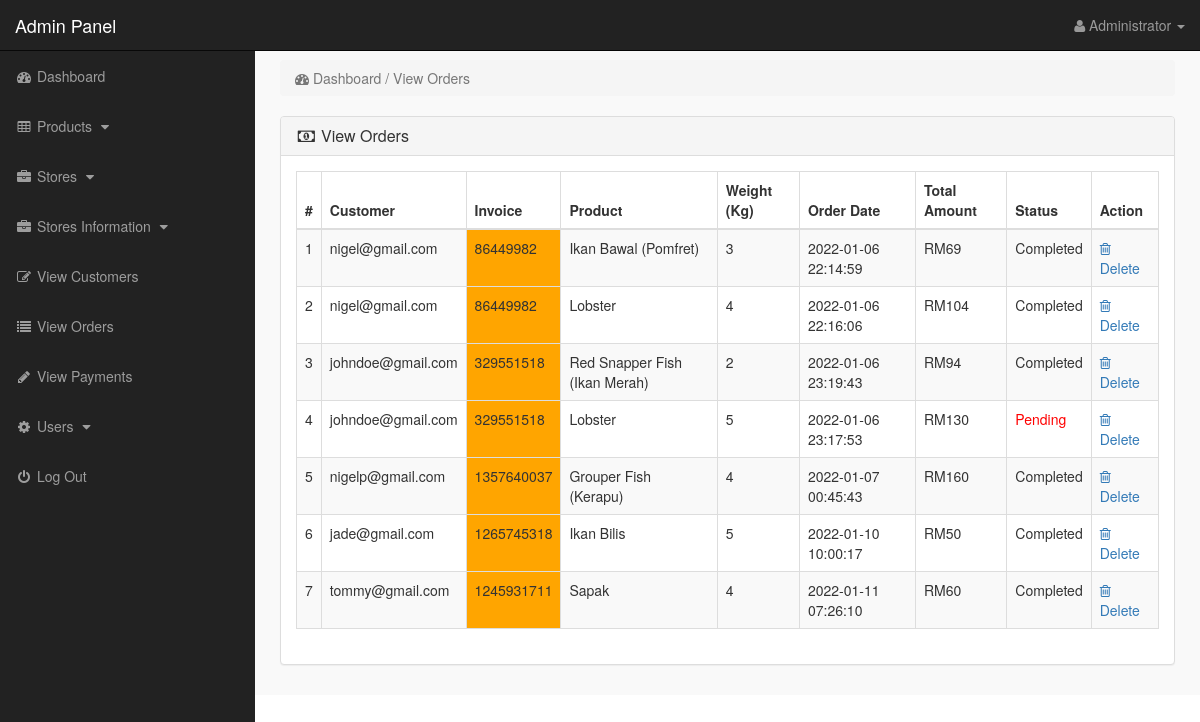
Screenshot of /admin_area/index.php?view_orders (signed in) with the database file from the repository.
### tables this page shows
CREATE TABLE `pending_orders` (
  `order_id` int(10) NOT NULL,
  `customer_id` int(10) NOT NULL,
  `invoice_no` int(10) NOT NULL,
  `product_id` text NOT NULL,
  `qty` int(10) NOT NULL,
  `size` text NOT NULL,
  `order_status` text NOT NULL
);

CREATE TABLE `customers` (
  `customer_id` int(10) NOT NULL,
  `customer_name` varchar(255) NOT NULL,
  `customer_email` varchar(255) NOT NULL,
  `customer_pass` varchar(255) NOT NULL,
  `customer_country` text NOT NULL,
  `customer_city` text NOT NULL,
  `customer_contact` varchar(255) NOT NULL,
  `customer_address` text NOT NULL,
  `customer_image` text NOT NULL,
  `customer_ip` varchar(255) NOT NULL,
  `customer_confirm_code` text NOT NULL
);

CREATE TABLE `products` (
  `product_id` int(10) NOT NULL,
  `p_cat_id` int(10) NOT NULL,
  `cat_id` int(10) NOT NULL,
  `manufacturer_id` int(10) NOT NULL,
  `date` timestamp NOT NULL DEFAULT current_timestamp() ON UPDATE current_timestamp(),
  `product_title` text NOT NULL,
  `product_url` text NOT NULL,
  `product_img1` text NOT NULL,
  `product_img2` text NOT NULL,
  `product_img3` text NOT NULL,
  `product_price` int(10) NOT NULL,
  `product_psp_price` int(100) NOT NULL,
  `product_desc` text NOT NULL,
  `product_features` text NOT NULL,
  `product_video` text NOT NULL,
  `product_keywords` text NOT NULL,
  `product_label` text NOT NULL,
  `status` varchar(255) NOT NULL
);

CREATE TABLE `customer_orders` (
  `order_id` int(10) NOT NULL,
  `customer_id` int(10) NOT NULL,
  `due_amount` int(100) NOT NULL,
  `invoice_no` int(100) NOT NULL,
  `qty` int(10) NOT NULL,
  `size` text NOT NULL,
  `order_date` timestamp NOT NULL DEFAULT current_timestamp() ON UPDATE current_timestamp(),
  `order_status` text NOT NULL
);

### admin_area/view_orders.php (the view)
<?php
if(!isset($_SESSION['admin_email'])){
echo "<script>window.open('login.php','_self')</script>";
}
else {
?>
<div class="row">
<div class="col-lg-12">
<ol class="breadcrumb">
<li class="active">
<i class="fa fa-dashboard"></i> Dashboard / View Orders
</li>
</ol>
</div>
</div>
<div class="row">
<div class="col-lg-12">
<div class="panel panel-default">
<div class="panel-heading">
<h3 class="panel-title">
<i class="fa fa-money fa-fw"></i> View Orders
</h3>
</div>
<div class="panel-body">
<div class="table-responsive">
<table class="table table-bordered table-hover table-striped">
<thead>
<tr>
<th>#</th>
<th>Customer</th>
<th>Invoice</th>
<th>Product</th>
<th>Weight (Kg)</th>
<th>Order Date</th>
<th>Total Amount</th>
<th>Status</th>
<th>Action</th>
</tr>
</thead>
<tbody>
<?php
$i = 0;
$get_orders = "select * from pending_orders";
$run_orders = mysqli_query($con,$get_orders);
while ($row_orders = mysqli_fetch_array($run_orders)) {
$order_id = $row_orders['order_id'];
$c_id = $row_orders['customer_id'];
$invoice_no = $row_orders['invoice_no'];
$product_id = $row_orders['product_id'];
$qty = $row_orders['qty'];
$order_status = $row_orders['order_status'];
$get_products = "select * from products where product_id='$product_id'";
$run_products = mysqli_query($con,$get_products);
$row_products = mysqli_fetch_array($run_products);
$product_title = $row_products['product_title'];
$i++;
?>
<tr>
<td><?php echo $i; ?></td>
<td>
<?php
$get_customer = "select * from customers where customer_id='$c_id'";
$run_customer = mysqli_query($con,$get_customer);
$row_customer = mysqli_fetch_array($run_customer);
$customer_email = $row_customer['customer_email'];
echo $customer_email;
 ?>
 </td>
<td bgcolor="orange" ><?php echo $invoice_no; ?></td>
<td><?php echo $product_title; ?></td>
<td><?php echo $qty; ?></td>
<td>
<?php
$get_customer_order = "select * from customer_orders where order_id='$order_id'";
$run_customer_order = mysqli_query($con,$get_customer_order);
$row_customer_order = mysqli_fetch_array($run_customer_order);
$order_date = $row_customer_order['order_date'];
$due_amount = $row_customer_order['due_amount'];
echo $order_date;
?>
</td>
<td>RM<?php echo $due_amount; ?></td>
<td>
<?php
if($order_status=='pending'){
echo $order_status='<div style="color:red;">Pending</div>';
}
else{
echo $order_status='Completed';
}
?>
</td>
<td>
<a href="index.php?order_delete=<?php echo $order_id; ?>" >
<i class="fa fa-trash-o" ></i> Delete
</a>
</td>
</tr>
<?php } ?>
</tbody>
</table>
</div>
</div>
</div>
</div>
</div>
<?php } ?>

### admin_area/includes/sidebar.php (shortened to what this page needs)
<?php
if(!isset($_SESSION['admin_email'])){
echo "<script>window.open('login.php','_self')</script>";
}
else {
?>
<nav class="navbar navbar-inverse navbar-fixed-top" >
<div class="navbar-header" >
<a class="navbar-brand" href="index.php?dashboard" >Admin Panel</a>
</div>
<ul class="nav navbar-right top-nav" >
<li class="dropdown" >
<a href="#" class="dropdown-toggle" data-toggle="dropdown" >
<i class="fa fa-user" ></i>
<?php echo $admin_name; ?> <b class="caret" ></b>
</a>
</li>
</ul>
<div class="collapse navbar-collapse navbar-ex1-collapse">
<ul class="nav navbar-nav side-nav">
<li>
<a href="index.php?dashboard">
<i class="fa fa-fw fa-dashboard"></i> Dashboard
</a>
</li>
<li>
<a href="#" data-toggle="collapse" data-target="#products">
<i class="fa fa-fw fa-table"></i> Products
<i class="fa fa-fw fa-caret-down"></i>
</a>
</li>
<li>
<a href="#" data-toggle="collapse" data-target="#manufacturers">
<i class="fa fa-fw fa-briefcase"></i> Stores
<i class="fa fa-fw fa-caret-down"></i>
</a>
</li>
<li>
<a href="#" data-toggle="collapse" data-target="#store">
<i class="fa fa-fw fa-briefcase"></i> Stores Information
<i class="fa fa-fw fa-caret-down"></i>
</a>
</li>
<li>
<a href="index.php?view_customers">
<i class="fa fa-fw fa-edit"></i> View Customers
</a>
</li>
<li>
<a href="index.php?view_orders">
<i class="fa fa-fw fa-list"></i> View Orders
</a>
</li>
<li>
<a href="index.php?view_payments">
<i class="fa fa-fw fa-pencil"></i> View Payments
</a>
</li>
<li>
<a href="#" data-toggle="collapse" data-target="#users">
<i class="fa fa-fw fa-gear"></i> Users
<i class="fa fa-fw fa-caret-down"></i>
</a>
</li>
<li>
<a href="logout.php">
<i class="fa fa-fw fa-power-off"></i> Log Out
</a>
</li>
</ul>
</div>
</nav>
<?php } ?>

### admin_area/css/style.css (style rules this page uses)
body { margin-top:100px; }
@media (min-width: 768px) { body { margin-top:50px; } }
.top-nav { padding:0 15px; }
.top-nav>li { display:inline-block; float:left; }
.top-nav>li>a { padding-top:15px; padding-bottom:15px; line-height:20px; color:#999; }
@media (min-width: 768px) { .side-nav { position:fixed; top:51px; width:255px; border-radius:0; overflow-y:auto; background-color: #222; bottom:0; overflow-x:hidden; padding-bottom:40px; } }
@media (min-width: 768px) { .side-nav>li>a { width:255px; } }
.panel-body { border-radius:5px; }

### rows the page displays
pending_orders: customer.customer_email "nigel@gmail.com", invoice_no "86449982", product.product_title "Ikan Bawal (Pomfret)", qty "3", customer_orders.order_date "2022-01-06 22:14:59", customer_orders.due_amount "69"
pending_orders: customer.customer_email "nigel@gmail.com", invoice_no "86449982", product.product_title "Lobster", qty "4", customer_orders.order_date "2022-01-06 22:16:06", customer_orders.due_amount "104"
pending_orders: customer.customer_email "johndoe@gmail.com", invoice_no "329551518", product.product_title "Red Snapper Fish (Ikan Merah)", qty "2", customer_orders.order_date "2022-01-06 23:19:43", customer_orders.due_amount "94"
pending_orders: customer.customer_email "johndoe@gmail.com", invoice_no "329551518", product.product_title "Lobster", qty "5", customer_orders.order_date "2022-01-06 23:17:53", customer_orders.due_amount "130", order_status "Pending"
pending_orders: customer.customer_email "nigelp@gmail.com", invoice_no "1357640037", product.product_title "Grouper Fish (Kerapu)", qty "4", customer_orders.order_date "2022-01-07 00:45:43", customer_orders.due_amount "160"
pending_orders: customer.customer_email "jade@gmail.com", invoice_no "1265745318", product.product_title "Ikan Bilis", qty "5", customer_orders.order_date "2022-01-10 10:00:17", customer_orders.due_amount "50"
pending_orders: customer.customer_email "tommy@gmail.com", invoice_no "1245931711", product.product_title "Sapak", qty "4", customer_orders.order_date "2022-01-11 07:26:10", customer_orders.due_amount "60"

### other values shown
$admin_name "Administrator"
